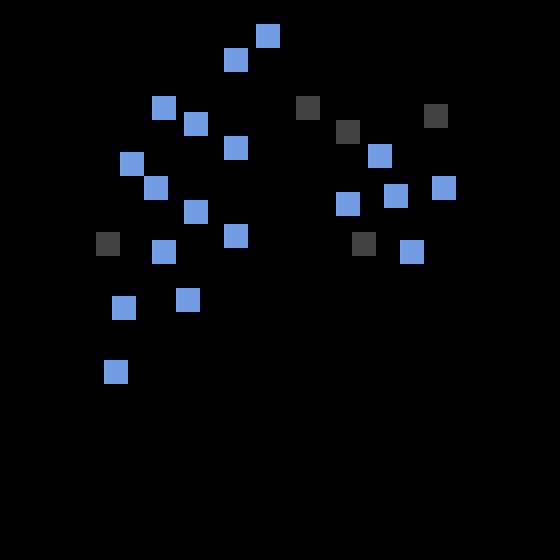

This is a level from a 2D game, rendered from its Tiled map with the project's own tilesets. A one-line summary and the map file follow, with tile-layer data summarised:
An orthogonal 70x70 tile map with 8x8 px tiles, 10 tile layers (rockPos, collect1, enemy1, collect2, ...).

<map version="1.10" tiledversion="1.10.1" orientation="orthogonal" renderorder="right-down" width="70" height="70" tilewidth="8" tileheight="8" infinite="0" nextlayerid="13" nextobjectid="1">
 <editorsettings>
  <export target="stage4.csv" format="csv" />
 </editorsettings>
 <tileset firstgid="1" source="../rules_sewers.tsx" />
 <layer id="1" name="rockPos" width="70" height="70">
  <data>[4900 cells, 19 non-empty, 3 distinct tile ids]</data>
 </layer>
 <layer id="3" name="collect1" width="70" height="70">
  <data>[4900 cells, 1 non-empty, 1 distinct tile ids]</data>
 </layer>
 <layer id="4" name="enemy1" width="70" height="70">
  <data>[4900 cells, 3 non-empty, 2 distinct tile ids]</data>
 </layer>
 <layer id="7" name="collect2" width="70" height="70">
  <data>[4900 cells, 1 non-empty, 1 distinct tile ids]</data>
 </layer>
 <layer id="8" name="enemy2" width="70" height="70">
  <data>[4900 cells, 3 non-empty, 2 distinct tile ids]</data>
 </layer>
 <layer id="9" name="collect3" width="70" height="70">
  <data>[4900 cells, 1 non-empty, 1 distinct tile ids]</data>
 </layer>
 <layer id="10" name="enemy3" width="70" height="70">
  <data>[4900 cells, 5 non-empty, 2 distinct tile ids]</data>
 </layer>
 <layer id="11" name="collect4" width="70" height="70">
  <data>[4900 cells, 1 non-empty, 1 distinct tile ids]</data>
 </layer>
 <layer id="12" name="enemy4" width="70" height="70">
  <data>[4900 cells, 4 non-empty, 2 distinct tile ids]</data>
 </layer>
 <layer id="2" name="playerPos" width="70" height="70">
  <data>[4900 cells, 1 non-empty, 1 distinct tile ids]</data>
 </layer>
</map>
